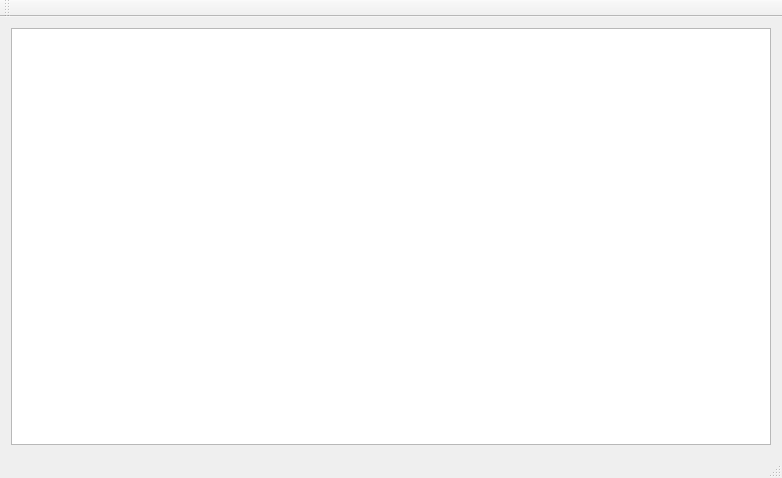
<?xml version="1.0" encoding="UTF-8"?>
<ui version="4.0">
 <class>MainWindow</class>
 <widget class="QMainWindow" name="MainWindow">
  <property name="geometry">
   <rect>
    <x>0</x>
    <y>0</y>
    <width>782</width>
    <height>478</height>
   </rect>
  </property>
  <property name="windowTitle">
   <string>MainWindow</string>
  </property>
  <widget class="QWidget" name="centralWidget">
   <layout class="QVBoxLayout" name="verticalLayout">
    <item>
     <widget class="QGraphicsView" name="graphicsView"/>
    </item>
   </layout>
  </widget>
  <widget class="QMenuBar" name="menuBar">
   <property name="geometry">
    <rect>
     <x>0</x>
     <y>0</y>
     <width>782</width>
     <height>21</height>
    </rect>
   </property>
  </widget>
  <widget class="QToolBar" name="mainToolBar">
   <attribute name="toolBarArea">
    <enum>TopToolBarArea</enum>
   </attribute>
   <attribute name="toolBarBreak">
    <bool>false</bool>
   </attribute>
  </widget>
  <widget class="QStatusBar" name="statusBar"/>
 </widget>
 <layoutdefault spacing="6" margin="11"/>
 <resources/>
 <connections/>
</ui>
